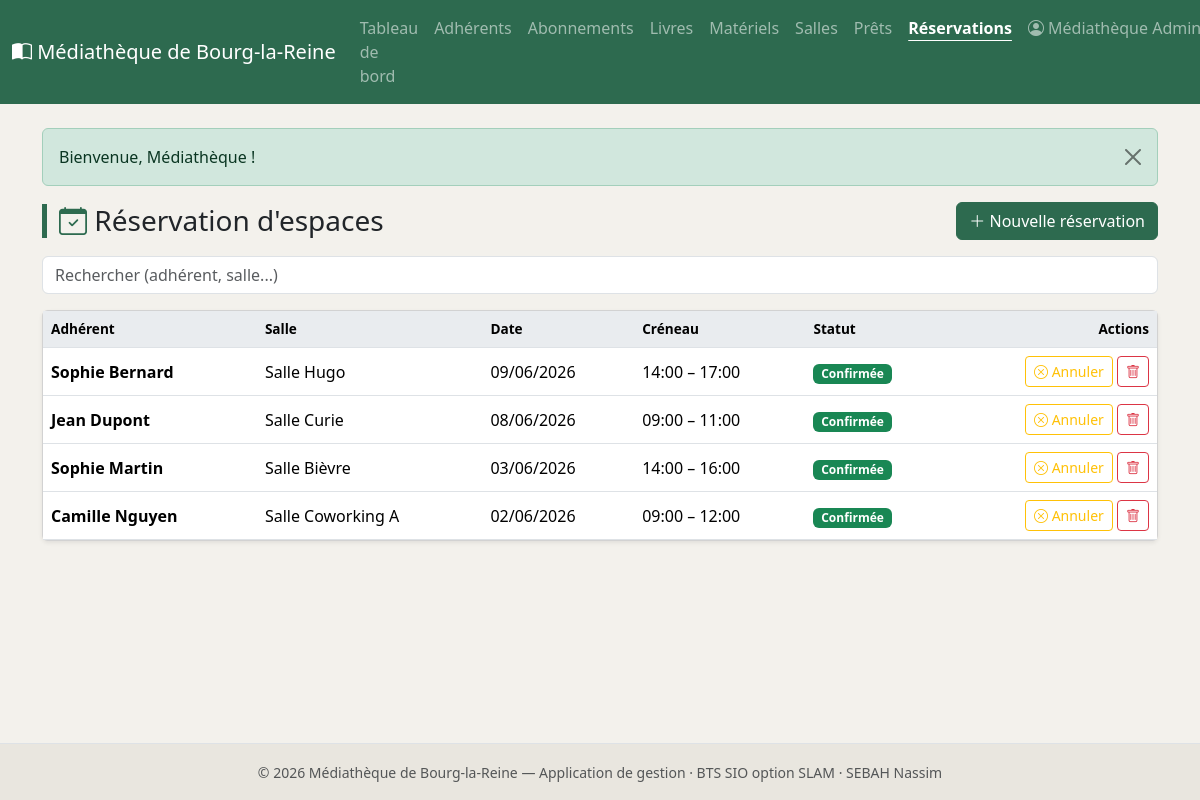
The app's page /public/index.php?ctrl=reservation&action=index (signed in) with its own data.
### tables this page shows
CREATE TABLE reservation (
    id               INT AUTO_INCREMENT PRIMARY KEY,
    adherent_id      INT NOT NULL,
    salle_id         INT NOT NULL,
    date_reservation DATE NOT NULL,
    heure_debut      TIME NOT NULL,
    heure_fin        TIME NOT NULL,
    statut           ENUM('CONFIRMEE','ANNULEE','TERMINEE') NOT NULL DEFAULT 'CONFIRMEE',
    CONSTRAINT fk_resa_adherent FOREIGN KEY (adherent_id) REFERENCES adherent(id) ON DELETE CASCADE,
    CONSTRAINT fk_resa_salle    FOREIGN KEY (salle_id)    REFERENCES salle(id)    ON DELETE RESTRICT,
    CONSTRAINT chk_resa_heures  CHECK (heure_fin > heure_debut)
);

CREATE TABLE salle (
    id          INT AUTO_INCREMENT PRIMARY KEY,
    nom         VARCHAR(80) NOT NULL UNIQUE,
    capacite    INT NOT NULL DEFAULT 1 CHECK (capacite > 0),
    equipement  VARCHAR(255),
    disponible  TINYINT(1) NOT NULL DEFAULT 1
);

### app/controllers/ReservationController.php (called while the page is built, shortened)
<?php
class ReservationController extends Controller
{
    public function index($id = null): void
    {
        $this->view('reservation/index', [
            'titre'        => 'Réservation d\'espaces',
            'reservations' => $this->model('Reservation')->allDetailed(),
        ]);
    }
}

### public/index.php (called while the page is built, shortened)
<?php
require ROOT . '/app/core/helpers.php';
$action = preg_replace('/[^a-zA-Z]/', '', $_GET['action'] ?? 'index');
$id     = isset($_GET['id']) ? (int) $_GET['id'] : null;
$controller = new $controllerClass();
$controller->$action($id);

### app/models/Reservation.php (called while the page is built, shortened)
<?php
class Reservation extends Model
{
    public function allDetailed(): array
    {
        $sql = "SELECT r.*,
                       CONCAT(a.prenom, ' ', a.nom) AS adherent_nom,
                       s.nom AS salle_nom
                FROM reservation r
                JOIN adherent a ON r.adherent_id = a.id
                JOIN salle s    ON r.salle_id = s.id
                ORDER BY r.date_reservation DESC, r.heure_debut";
        return $this->db->query($sql)->fetchAll();
    }
}

### app/views/reservation/index.php (the view, shortened to what this page needs)
<?php
$statutCls = ['CONFIRMEE' => 'text-bg-success', 'ANNULEE' => 'text-bg-secondary', 'TERMINEE' => 'text-bg-dark'];
$statutLbl = ['CONFIRMEE' => 'Confirmée', 'ANNULEE' => 'Annulée', 'TERMINEE' => 'Terminée'];
?>
<div class="d-flex justify-content-between align-items-center mb-3 flex-wrap gap-2">
    <h1 class="h3 page-title mb-0"><i class="bi bi-calendar-check"></i> Réservation d'espaces</h1>
    <a href="<?= url('reservation', 'form') ?>" class="btn btn-mediatheque">
        <i class="bi bi-plus-lg"></i> Nouvelle réservation
    </a>
</div>
<input type="search" class="form-control mb-3" data-filter="#tbl-resa"
       placeholder="Rechercher (adhérent, salle...)">
<div class="card shadow-sm">
    <div class="table-responsive">
        <table class="table table-hover align-middle mb-0" id="tbl-resa">
            <thead>
                <tr>
                    <th>Adhérent</th><th>Salle</th><th>Date</th>
                    <th>Créneau</th><th>Statut</th><th class="text-end">Actions</th>
                </tr>
            </thead>
            <tbody>
                <?php if (empty($reservations)): ?>
                    <tr><td colspan="6" class="text-center text-muted py-4">Aucune réservation enregistrée.</td></tr>
                <?php else: foreach ($reservations as $r): ?>
                    <tr>
                        <td class="fw-semibold"><?= e($r['adherent_nom']) ?></td>
                        <td><?= e($r['salle_nom']) ?></td>
                        <td><?= dateFr($r['date_reservation']) ?></td>
                        <td><?= substr($r['heure_debut'], 0, 5) ?> – <?= substr($r['heure_fin'], 0, 5) ?></td>
                        <td><span class="badge <?= $statutCls[$r['statut']] ?>"><?= $statutLbl[$r['statut']] ?></span></td>
                        <td class="text-end text-nowrap">
                            <?php if ($r['statut'] === 'CONFIRMEE'): ?>
                                <?= postButton('reservation', 'annuler', (int) $r['id'],
                                    '<i class="bi bi-x-circle"></i> Annuler', [
                                        'class'   => 'btn btn-sm btn-outline-warning',
                                        'title'   => 'Annuler',
                                        'confirm' => 'Annuler cette réservation ?',
                                ]) ?>
                            <?php endif; ?>
                            <?= postButton('reservation', 'delete', (int) $r['id'], '<i class="bi bi-trash"></i>', [
                                'class'   => 'btn btn-sm btn-outline-danger',
                                'title'   => 'Supprimer',
                                'confirm' => 'Supprimer cette réservation ?',
                            ]) ?>
                        </td>
                    </tr>
                <?php endforeach; endif; ?>
            </tbody>
        </table>
    </div>
</div>

### app/core/helpers.php (shortened to what this page needs)
<?php
function url(string $ctrl = 'home', string $action = 'index', array $params = []): string
{
    $query = array_merge(['ctrl' => $ctrl, 'action' => $action], $params);
    return BASE_URL . '?' . http_build_query($query);
}
function e(?string $value): string
{
    return htmlspecialchars($value ?? '', ENT_QUOTES, 'UTF-8');
}
function dateFr(?string $date): string
{
    $ts = strtotime($date);
    return $ts ? date('d/m/Y', $ts) : e($date);
}
function csrf_token(): string
{
    return $_SESSION['csrf_token'];
}
function csrf_field(): string
{
    return '<input type="hidden" name="_csrf" value="' . e(csrf_token()) . '">';
}
function postButton(string $ctrl, string $action, ?int $id, string $innerHtml, array $opts = []): string
{
    $params = $id !== null ? ['id' => $id] : [];
    $url   = url($ctrl, $action, $params);
    $cls   = $opts['class']      ?? 'btn btn-sm btn-outline-danger';
    $title = $opts['title']      ?? '';
    $conf  = $opts['confirm']    ?? '';
    $form  = $opts['form_class'] ?? 'd-inline';
    $cAttr = $conf !== '' ? ' data-confirm="' . e($conf) . '"' : '';
    return '<form method="post" action="' . e($url) . '" class="' . e($form) . '">'
         . csrf_field()
         . '<button type="submit" class="' . e($cls) . '" title="' . e($title) . '"' . $cAttr . '>'
         . $innerHtml
         . '</button>'
         . '</form>';
}

### public/css/style.css (style rules this page uses)
body { background-color: #f3f1ec; min-height: 100vh; display: flex; flex-direction: column; }
.page-title { border-left: 5px solid #2d6a4f; padding-left: 12px; }
.page-title i { color: #2d6a4f; }
.btn-mediatheque { background-color: #2d6a4f; border-color: #2d6a4f; color: #fff; }
.table thead th { background-color: #e9ecef; font-size: 0.85rem; }

### records on screen
reservation: adherent_nom "Sophie Bernard", salle.nom "Salle Hugo", date_reservation "09/06/2026", heure_debut "14:00", heure_fin "17:00", statut "Confirmée", innerHtml "Annuler"
reservation: adherent_nom "Jean Dupont", salle.nom "Salle Curie", date_reservation "08/06/2026", heure_debut "09:00", heure_fin "11:00", statut "Confirmée", innerHtml "Annuler"
reservation: adherent_nom "Sophie Martin", salle.nom "Salle Bièvre", date_reservation "03/06/2026", heure_debut "14:00", heure_fin "16:00", statut "Confirmée", innerHtml "Annuler"
reservation: adherent_nom "Camille Nguyen", salle.nom "Salle Coworking A", date_reservation "02/06/2026", heure_debut "09:00", heure_fin "12:00", statut "Confirmée", innerHtml "Annuler"

### other values on screen
$_SESSION['agent']['prenom'] . ' ' . $_SESSION['agent']['nom'] "Médiathèque Admin…"
$_SESSION['flash']['message'] "Bienvenue, Médiathèque !"
